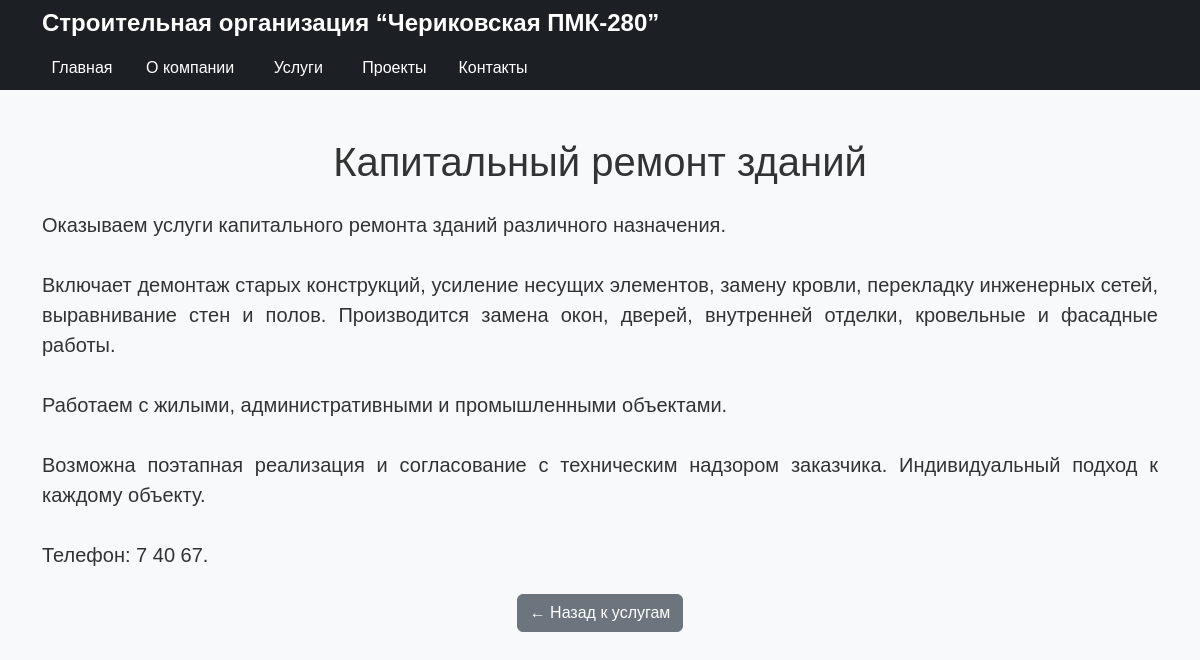
Page /services/kap-remont on the committed database.
### app.py (models this page shows, shortened)
class Service(db.Model):
    id = db.Column(db.Integer, primary_key=True)
    title = db.Column(db.String(100), nullable=False)
    description = db.Column(db.Text, nullable=False)
    icon = db.Column(db.String(255), nullable=True)
    is_active = db.Column(db.Boolean, default=True)
    page_name = db.Column(db.String(100), unique=True, nullable=False)

### app.py (the view)
@app.route('/services/<page_name>')
def service_page(page_name):
    service = Service.query.filter_by(page_name=page_name, is_active=True).first()
    if not service:
        abort(404)
    template_file = f'services/{page_name}.html'
    return render_template(template_file, service=service)

### templates/services/kap-remont.html (shortened to what this page needs)
<!DOCTYPE html>
<html lang="ru">
<head>
  <link href="https://cdn.jsdelivr.net/npm/bootstrap@5.3.0/dist/css/bootstrap.min.css" rel="stylesheet">
  <link rel="stylesheet" href="{{ url_for('static', filename='css/style.css') }}">
</head>
<body>
<nav class="navbar navbar-expand-lg navbar-dark custom-navbar">
  <div class="container">
    <a class="navbar-brand" href="{{ url_for('index') }}">Строительная организация “Чериковская ПМК-280”</a>
    <div>
      <ul class="navbar-nav me-auto mb-2 mb-lg-0 d-flex flex-row gap-3">
        <a class="nav-link" href="{{ url_for('index') }}">Главная</a>
        <a class="nav-link" href="{{ url_for('about') }}">О компании</a>
        <a class="nav-link" href="{{ url_for('services') }}">Услуги</a>
        <a class="nav-link" href="{{ url_for('projects') }}">Проекты</a>
        <a class="nav-link" href="{{ url_for('contact') }}">Контакты</a>
      </ul>
    </div>
  </div>
</nav>
<div class="container mt-5">
    <h1 class="mb-4 text-center">{{ service.title }}</h1>
    <p class="lead" style="white-space: pre-line; text-align: justify;">{{ service.description }}</p>
    <div class="text-center mt-4">
      <a href="{{ url_for('services') }}" class="btn btn-secondary">← Назад к услугам</a>
  </div>
</div>
</body>
</html>

### static/css/style.css (style rules this page uses)
html, body { height: 100%; margin: 0; padding: 0; background-color: #f5f5f5; display: flex; flex-direction: column; }
body { flex: 1; min-height: 100vh; overflow-y: scroll; font-family: 'Poppins', sans-serif; background-color: #f8f9fa; color: #333; }
.navbar { background-color: #1c1f23; padding: 0 20px; display: flex; justify-content: space-between; align-items: center; flex-wrap: wrap; }
.navbar-nav { display: flex; flex-wrap: wrap; gap: 15px; padding-left: 0; list-style: none; justify-content: center; text-align: center; }
.navbar-nav .nav-link { font-weight: 500; color: white; padding: 10px; text-align: center; transition: all 0.3s ease; white-space: normal !important; word-break: break-word; flex-shrink: 1; min-width: 80px; }
.navbar .navbar-brand { color: white; font-weight: bold; font-size: 1.5rem; margin-right: 20px; }
.navbar-nav { list-style: none; }
.navbar-nav .nav-link { font-weight: 500; color: white; padding: 10px; text-align: center; transition: all 0.3s ease; }
.navbar-brand { color: white; font-weight: bold; font-size: 1.5rem; margin-right: 20px; }

### rows in the picture
Service: title "Капитальный ремонт зданий", description "Оказываем услуги капитального ремонта зданий различного назначения. Включает демонтаж старых конструкций, усиление несущих элементов, замену кровли, перекладку инженерных сетей, выравнивание стен и полов. Производится замена окон, дверей, внутренней отделки, кровельные и фасадные работы. Работаем с жилыми, административными и промышленными объектами. Возможна поэтапная реализация и согласование с техническим надзором заказчика. Индивидуальный подход к каждому объекту. Телефон: 7 40 67."
